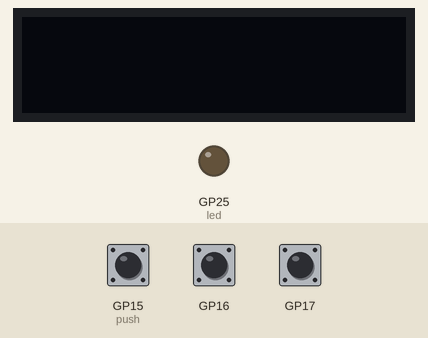
A program run on a simulated Raspberry Pi Pico running MicroPython. Parts: 128×32 one-colour display, output pins drawn as LEDs (lit = HIGH). The test bench sets the inputs (shaded band); at power-on: GP16 HIGH, GP15 (push) HIGH, GP17 HIGH. What the program prints to the serial console is not drawn.

Above: at 1.2 s.
1.3 s: GP16 pulled LOW for 0.15 s
At 1.8 s:
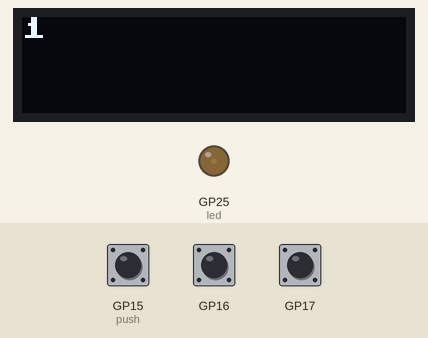
2.9 s: GP15 (push) pulled LOW for 0.15 s
At 4.1 s:
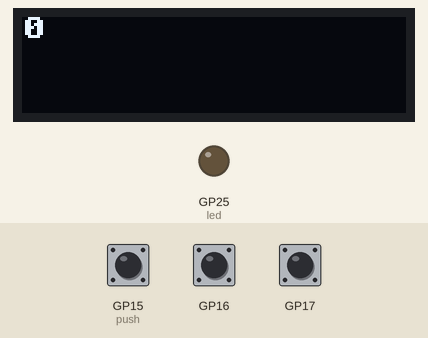
4.5 s: GP16 pulled LOW for 1 s
At 5.4 s:
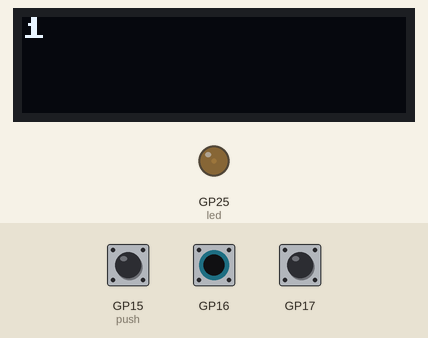
7.0 s: GP15 (push) pulled LOW for 1 s
At 7.3 s:
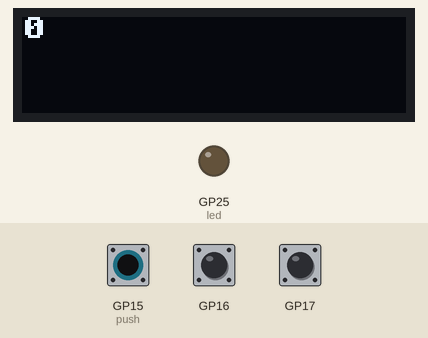
Timing chart, 0 to 10.0 s (numbered marks = the images above; inputs shaded):
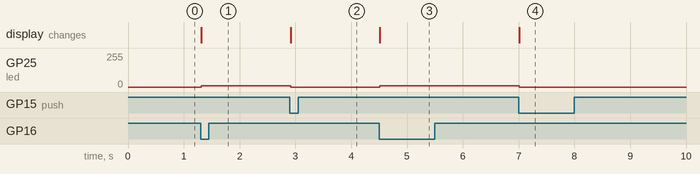

Measured:
- after the input at 1.3 s, GP25 (led): 0/255 → 11/255 at once; the display: changes at once (image 1)
- after the input at 2.9 s, GP25 (led): 11/255 → 0/255 at once; the display: changes at once (image 2)
- after the input at 4.5 s, GP25 (led): 0/255 → 11/255 at once; the display: changes at once (image 3)
- after the input at 7.0 s, GP25 (led): 11/255 → 0/255 at once; the display: changes at once (image 4)

The program:

student.py
```python
from machine import Pin, I2C, PWM

# import the LED library to drive the inbuilt led as a pwm
from machine import PWM

from utime import sleep, sleep_ms
from sys import version, platform
from ssd1306 import SSD1306_I2C

class Rotary:

    def __init__(self, a, b, change):
        self.change = change
        self.a = Pin(a, Pin.IN, Pin.PULL_UP)
        self.b = Pin(b, Pin.IN, Pin.PULL_UP)
        self.a.irq(trigger=Pin.IRQ_RISING | Pin.IRQ_FALLING, handler=self.callback)
        self.b.irq(trigger=Pin.IRQ_RISING | Pin.IRQ_FALLING, handler=self.callback)

        self.prev = self.next
        self.count = 0

    def set(self, value):
        self.count = value
        self.change(self.count)

    @property
    def next(self):
        return (self.a.value(), self.b.value())

    def __str__(self):
        return f"Rotary: {self.next}, {self.count}"

    def __repr__(self):
        return self.__str__()

    def update(self):
        self.prev = self.next

    def callback(self, pin):
        if self.prev != self.next:
            if self.prev == (1, 1):
                if self.next == (0, 1):
                    self.count += 1
                    self.count = min(24, self.count)
                elif self.next == (1, 0):
                    self.count -= 1
                    self.count = max(0, self.count)
                self.change(self.count)
            self.prev = self.next

def main():

    i2c = I2C(0, scl=Pin(1), sda=Pin(0))
    display = SSD1306_I2C(128, 32, i2c)
    display.fill(0)
    led = Pin("LED", Pin.OUT)
    pwm = PWM(led)
    def change_callback(value):
        display.fill(0)
        display.text(str(value), 0, 0)
        display.show()
        # set the led brightness to be value / 24
        pwm.duty_u16(int(value / 24 * 65535))
    rotary = Rotary(16, 17, change_callback)

    def push_callback(p):
        print("push")
        rotary.set(0)
        print(rotary)
    push = Pin(15, Pin.IN, Pin.PULL_UP)
    push.irq(trigger=Pin.IRQ_FALLING, handler=push_callback)

    while True:
        sleep(1)

if __name__ == "__main__": main()
```
